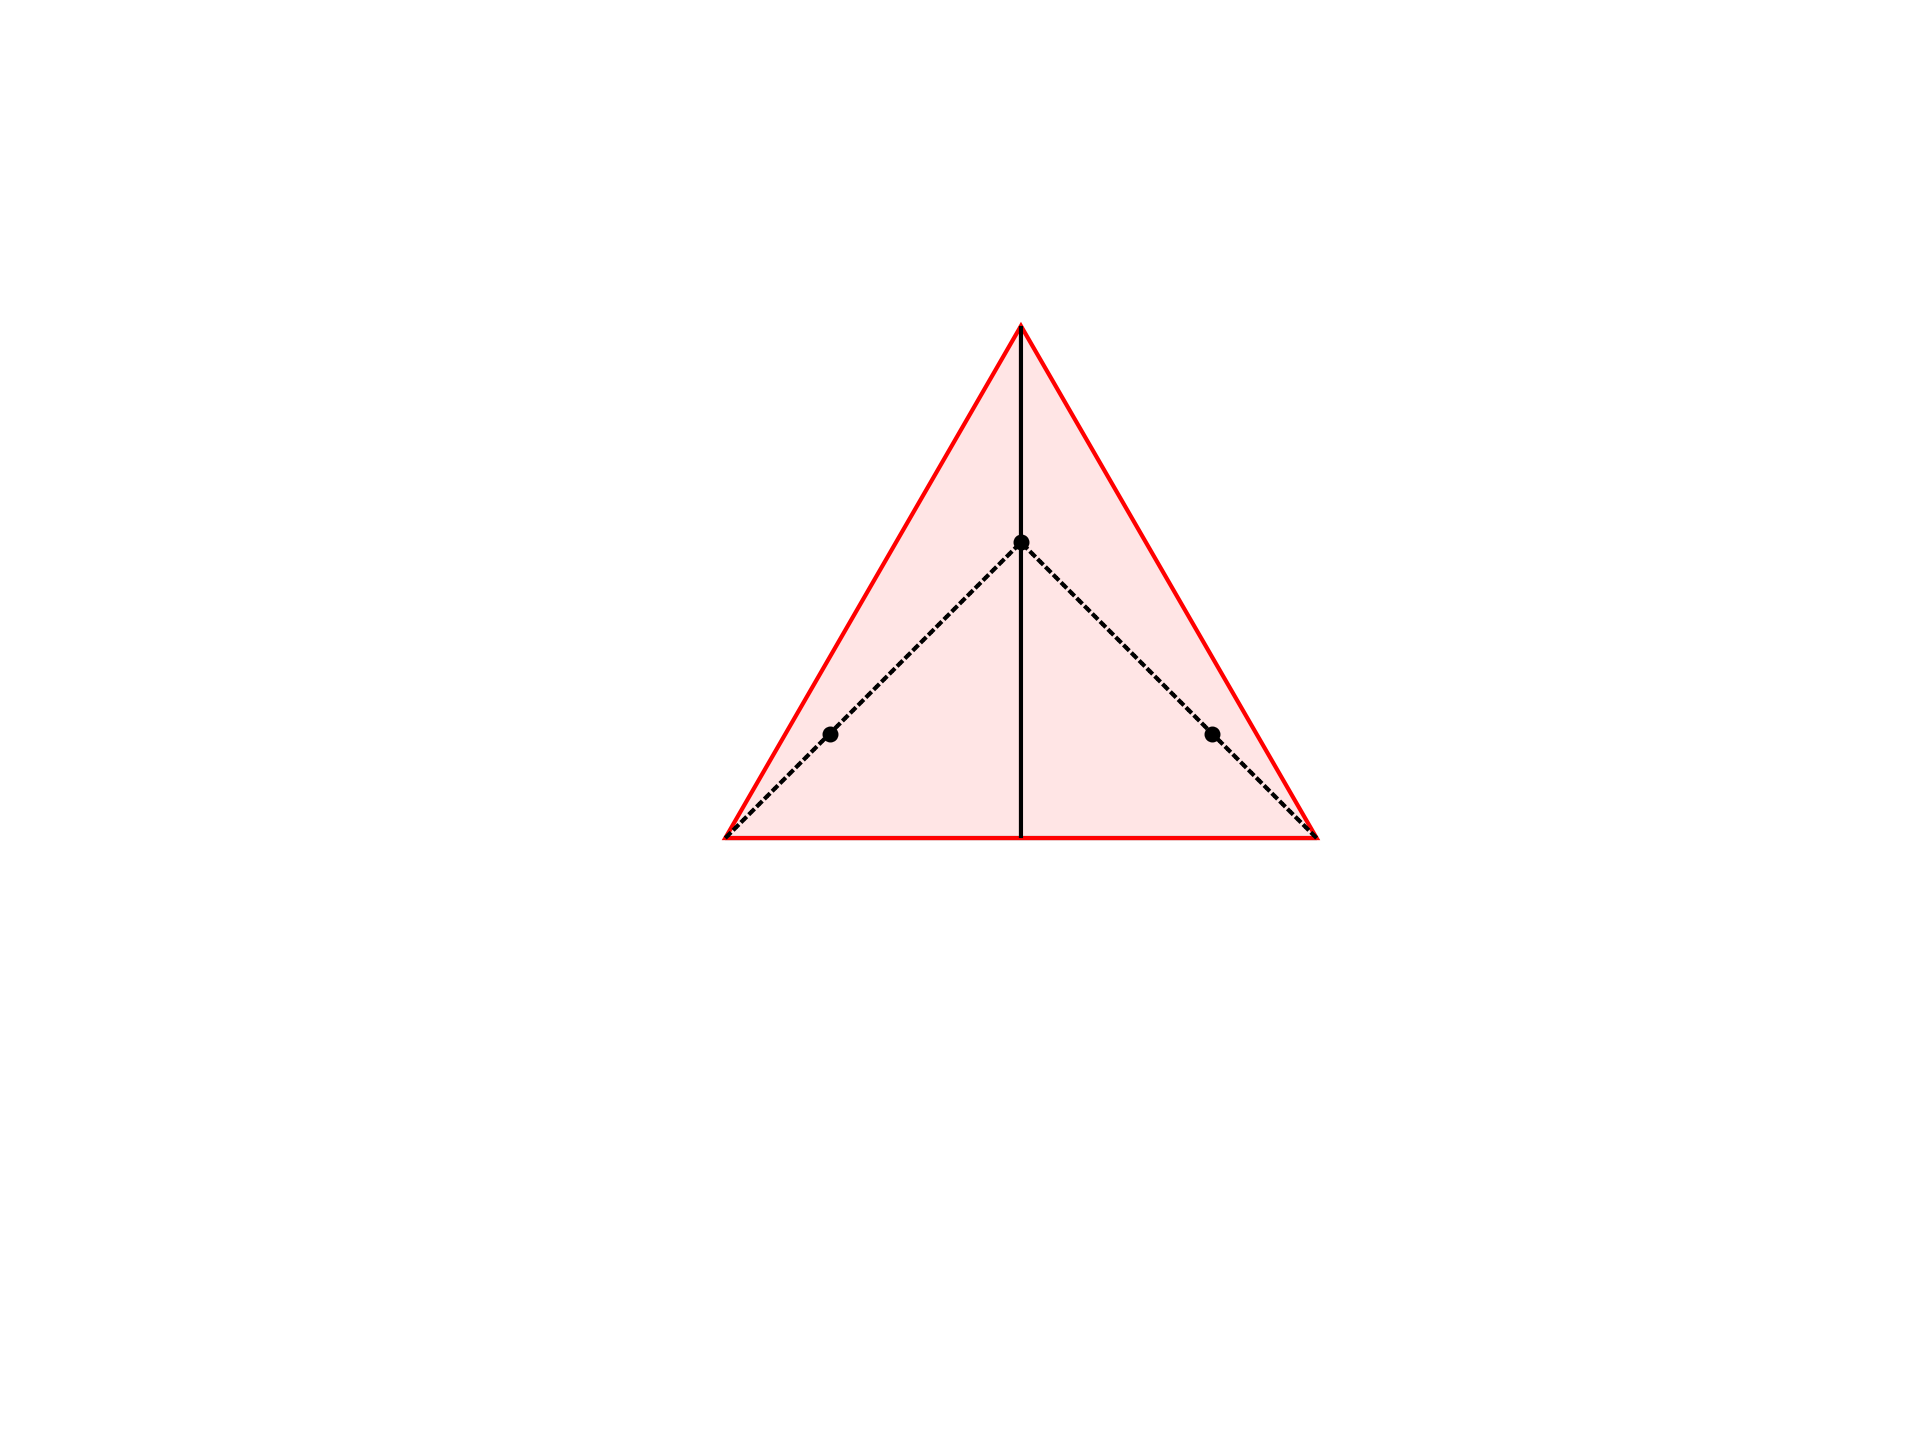

Generate this figure with Python:
import sys,math
import matplotlib.pyplot as plt
import numpy as np

import geometry as geo

fig, ax = geo.init()
ax.set(xlim=(-10,100), ylim=(-50,100))

pL = geo.get_standard_triangle()
A,B,C = pL
geo.draw_line_segment(ax,[A,B])


theta=60

tmp = geo.get_point_at_angle_on_circle(
    theta,[A,10])

rL = geo.get_perp_at_point_by_fractional_length(
    [A,B],0.5)
    
X = geo.xll([A,tmp],rL)
M = geo.get_midpoint([A,B])

geo.fill_polygon(ax,[A,B,X])
geo.outline_polygon(ax,[A,B,X])

geo.dls(ax,[X,M])

#----------

theta = 45
r = 20

U = geo.get_point_at_angle_on_circle(
    theta,[A,r])
    
Y = geo.get_point_at_angle_on_circle(
    theta+90,[B,r])

K = geo.get_intersection_for_two_lines(
    [A,U],[B,Y])

geo.draw_line_segments(
    ax,[[A,K],[B,K]],ls=':')

geo.scatter_points(ax,[K,U,Y])


#----------

geo.savefig(plt)
